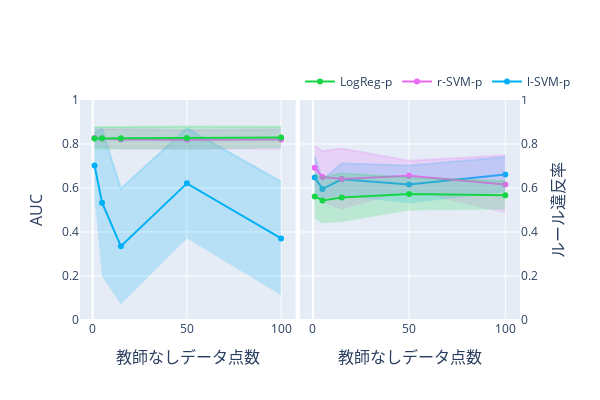

The cell this chart's notebook holds for it:
### Code cell
import plotly.graph_objects as go
from plotly.subplots import make_subplots


# グラフのデータを準備
index = ['l-SVM-p', 'r-SVM-p', 'LogReg-p']
colors_mean = ['rgba(0,176,246,1)', 'rgba(231,107,243,1)', 'rgba(21,213,69,1)']  # indexに対応する色
colors_std  = ['rgba(0,176,246,0.2)', 'rgba(231,107,243,0.2)', 'rgba(21,213,69,0.2)']  # indexに対応する色


# グラフ1: AUCのデータ
col_auc = 'auc'
tmp_mean_auc = pd.DataFrame([
    {info: df.loc['linear svm (L)', col_auc] for info, df in zip(infos, dfs_mean)},
    {info: df.loc['non-linear svm (L)', col_auc] for info, df in zip(infos, dfs_mean)},
    {info: df.loc['logistic regression (L)', col_auc] for info, df in zip(infos, dfs_mean)}
], index=index)
tmp_std_auc = pd.DataFrame([
    {info: df.loc['linear svm (L)', col_auc] for info, df in zip(infos, dfs_std)},
    {info: df.loc['non-linear svm (L)', col_auc] for info, df in zip(infos, dfs_std)},
    {info: df.loc['logistic regression (L)', col_auc] for info, df in zip(infos, dfs_std)}
], index=index)

# グラフ2: ルール違反率のデータ
col_vr = 'violation_rate'
tmp_mean_vr = pd.DataFrame([
    {info: df.loc['linear svm (L)', col_vr] for info, df in zip(infos, dfs_mean)},
    {info: df.loc['non-linear svm (L)', col_vr] for info, df in zip(infos, dfs_mean)},
    {info: df.loc['logistic regression (L)', col_vr] for info, df in zip(infos, dfs_mean)}
], index=index)
tmp_std_vr = pd.DataFrame([
    {info: df.loc['linear svm (L)', col_vr] for info, df in zip(infos, dfs_std)},
    {info: df.loc['non-linear svm (L)', col_vr] for info, df in zip(infos, dfs_std)},
    {info: df.loc['logistic regression (L)', col_vr] for info, df in zip(infos, dfs_std)}
], index=index)


# サブプロットの作成
# fig = make_subplots(rows=1, cols=2, subplot_titles=('AUC', 'ルール違反率'))
fig = make_subplots(rows=1, cols=2)

# グラフ1: AUC
for i in range(len(tmp_mean_auc)):
    fig.add_trace(
        go.Scatter(
            x=tmp_mean_auc.columns,
            y=tmp_mean_auc.iloc[i, :],
            mode='lines+markers',
            name=tmp_mean_auc.index[i],
            line=dict(color=colors_mean[i]),  # ラインの色を設定
            marker=dict(color=colors_mean[i])  # マーカーの色を設定
        ),
        row=1, col=1
    )
    fig.add_trace(
        go.Scatter(
            x=tmp_mean_auc.columns,
            y=tmp_mean_auc.iloc[i, :] + tmp_std_auc.iloc[i, :],
            mode='lines',
            line=dict(color=colors_std[i]),  # ラインの色を設定
            showlegend=False
        ),
        row=1, col=1
    )
    fig.add_trace(
        go.Scatter(
            x=tmp_mean_auc.columns,
            y=tmp_mean_auc.iloc[i, :] - tmp_std_auc.iloc[i, :],
            mode='lines',
            fill='tonexty',
            fillcolor=colors_std[i],
            line=dict(color='rgba(255,255,255,0)'),
            showlegend=False
        ),
        row=1, col=1
    )

# グラフ2: ルール違反率
for i in range(len(tmp_mean_vr)):
    fig.add_trace(
        go.Scatter(
            x=tmp_mean_vr.columns,
            y=tmp_mean_vr.iloc[i, :],
            mode='lines+markers',
            name=tmp_mean_vr.index[i],
            line=dict(color=colors_mean[i]),  # ラインの色を設定
            marker=dict(color=colors_mean[i]),  # マーカーの色を設定
            showlegend=False
        ),
        row=1, col=2
    )
    fig.add_trace(
        go.Scatter(
            x=tmp_mean_vr.columns,
            y=tmp_mean_vr.iloc[i, :] + tmp_std_vr.iloc[i, :],
            mode='lines',
            line=dict(color=colors_std[i]),  # ラインの色を設定
            showlegend=False
        ),
        row=1, col=2
    )
    fig.add_trace(
        go.Scatter(
            x=tmp_mean_vr.columns,
            y=tmp_mean_vr.iloc[i, :] - tmp_std_vr.iloc[i, :],
            mode='lines',
            fill='tonexty',
            fillcolor=colors_std[i],
            line=dict(color='rgba(255,255,255,0)'),
            showlegend=False
        ),
        row=1, col=2
    )

# x軸の設定
fig.update_xaxes(title_text='教師なしデータ点数', row=1, col=1)
fig.update_xaxes(title_text='教師なしデータ点数', row=1, col=2)

# レイアウトの設定
fig.update_layout(
    height=400,
    width=600,
    xaxis=dict(
        domain=[0, 0.49],  # 左側のsubplotの幅を調整
        title_font=dict(size=16)
    ),
    xaxis2=dict(
        domain=[0.5, 1],  # 右側のsubplotの幅を調整
        title_font=dict(size=16)
    ),
    legend=dict(
        x=0.5,
        y=1.15,
        orientation='h'  # 水平配置
    ),
    
)

# y軸の設定
fig.update_yaxes(title_text='AUC', range=[0, 1], row=1, col=1, side='left', title_font=dict(size=16))  # col=1のグラフのy軸を左側に配置
fig.update_yaxes(title_text='ルール違反率', range=[0, 1], row=1, col=2, side='right', title_font=dict(size=16))  # col=2のグラフのy軸を右側に配置

# グラフの表示
fig.show()

### Figure 1 — Plotly figure (JSON) as saved in the notebook; plotly's stock layout.template omitted (floating-point values rounded to 4 significant figures)
{"data": [{"line": {"color": "rgba(0,176,246,1)"}, "marker": {"color": "rgba(0,176,246,1)"}, "mode": "lines+markers", "name": "l-SVM-p", "type": "scatter", "x": [1, 5, 15, 50, 100], "xaxis": "x", "y": [0.7021, 0.533, 0.335, 0.6211, 0.3707], "yaxis": "y"}, {"line": {"color": "rgba(0,176,246,0.2)"}, "mode": "lines", "showlegend": false, "type": "scatter", "x": [1, 5, 15, 50, 100], "xaxis": "x", "y": [0.8511, 0.8683, 0.5979, 0.8715, 0.6286], "yaxis": "y"}, {"fill": "tonexty", "fillcolor": "rgba(0,176,246,0.2)", "line": {"color": "rgba(255,255,255,0)"}, "mode": "lines", "showlegend": false, "type": "scatter", "x": [1, 5, 15, 50, 100], "xaxis": "x", "y": [0.5532, 0.1977, 0.07212, 0.3706, 0.1128], "yaxis": "y"}, {"line": {"color": "rgba(231,107,243,1)"}, "marker": {"color": "rgba(231,107,243,1)"}, "mode": "lines+markers", "name": "r-SVM-p", "type": "scatter", "x": [1, 5, 15, 50, 100], "xaxis": "x", "y": [0.8276, 0.8244, 0.8208, 0.8189, 0.8201], "yaxis": "y"}, {"line": {"color": "rgba(231,107,243,0.2)"}, "mode": "lines", "showlegend": false, "type": "scatter", "x": [1, 5, 15, 50, 100], "xaxis": "x", "y": [0.8691, 0.8671, 0.8671, 0.8624, 0.8659], "yaxis": "y"}, {"fill": "tonexty", "fillcolor": "rgba(231,107,243,0.2)", "line": {"color": "rgba(255,255,255,0)"}, "mode": "lines", "showlegend": false, "type": "scatter", "x": [1, 5, 15, 50, 100], "xaxis": "x", "y": [0.7861, 0.7818, 0.7746, 0.7753, 0.7743], "yaxis": "y"}, {"line": {"color": "rgba(21,213,69,1)"}, "marker": {"color": "rgba(21,213,69,1)"}, "mode": "lines+markers", "name": "LogReg-p", "type": "scatter", "x": [1, 5, 15, 50, 100], "xaxis": "x", "y": [0.8249, 0.826, 0.8266, 0.8274, 0.8292], "yaxis": "y"}, {"line": {"color": "rgba(21,213,69,0.2)"}, "mode": "lines", "showlegend": false, "type": "scatter", "x": [1, 5, 15, 50, 100], "xaxis": "x", "y": [0.8763, 0.8778, 0.8774, 0.8795, 0.878], "yaxis": "y"}, {"fill": "tonexty", "fillcolor": "rgba(21,213,69,0.2)", "line": {"color": "rgba(255,255,255,0)"}, "mode": "lines", "showlegend": false, "type": "scatter", "x": [1, 5, 15, 50, 100], "xaxis": "x", "y": [0.7734, 0.7742, 0.7759, 0.7754, 0.7805], "yaxis": "y"}, {"line": {"color": "rgba(0,176,246,1)"}, "marker": {"color": "rgba(0,176,246,1)"}, "mode": "lines+markers", "name": "l-SVM-p", "showlegend": false, "type": "scatter", "x": [1, 5, 15, 50, 100], "xaxis": "x2", "y": [0.6482, 0.5954, 0.6393, 0.6156, 0.6615], "yaxis": "y2"}, {"line": {"color": "rgba(0,176,246,0.2)"}, "mode": "lines", "showlegend": false, "type": "scatter", "x": [1, 5, 15, 50, 100], "xaxis": "x2", "y": [0.7423, 0.6369, 0.7125, 0.7023, 0.7406], "yaxis": "y2"}, {"fill": "tonexty", "fillcolor": "rgba(0,176,246,0.2)", "line": {"color": "rgba(255,255,255,0)"}, "mode": "lines", "showlegend": false, "type": "scatter", "x": [1, 5, 15, 50, 100], "xaxis": "x2", "y": [0.5541, 0.5538, 0.566, 0.529, 0.5823], "yaxis": "y2"}, {"line": {"color": "rgba(231,107,243,1)"}, "marker": {"color": "rgba(231,107,243,1)"}, "mode": "lines+markers", "name": "r-SVM-p", "showlegend": false, "type": "scatter", "x": [1, 5, 15, 50, 100], "xaxis": "x2", "y": [0.6924, 0.6505, 0.6412, 0.6559, 0.6161], "yaxis": "y2"}, {"line": {"color": "rgba(231,107,243,0.2)"}, "mode": "lines", "showlegend": false, "type": "scatter", "x": [1, 5, 15, 50, 100], "xaxis": "x2", "y": [0.7907, 0.7678, 0.7795, 0.7236, 0.7484], "yaxis": "y2"}, {"fill": "tonexty", "fillcolor": "rgba(231,107,243,0.2)", "line": {"color": "rgba(255,255,255,0)"}, "mode": "lines", "showlegend": false, "type": "scatter", "x": [1, 5, 15, 50, 100], "xaxis": "x2", "y": [0.5941, 0.5332, 0.5028, 0.5881, 0.4839], "yaxis": "y2"}, {"line": {"color": "rgba(21,213,69,1)"}, "marker": {"color": "rgba(21,213,69,1)"}, "mode": "lines+markers", "name": "LogReg-p", "showlegend": false, "type": "scatter", "x": [1, 5, 15, 50, 100], "xaxis": "x2", "y": [0.5619, 0.5437, 0.5564, 0.5727, 0.5669], "yaxis": "y2"}, {"line": {"color": "rgba(21,213,69,0.2)"}, "mode": "lines", "showlegend": false, "type": "scatter", "x": [1, 5, 15, 50, 100], "xaxis": "x2", "y": [0.6635, 0.6479, 0.667, 0.6475, 0.6317], "yaxis": "y2"}, {"fill": "tonexty", "fillcolor": "rgba(21,213,69,0.2)", "line": {"color": "rgba(255,255,255,0)"}, "mode": "lines", "showlegend": false, "type": "scatter", "x": [1, 5, 15, 50, 100], "xaxis": "x2", "y": [0.4602, 0.4395, 0.4459, 0.4978, 0.502], "yaxis": "y2"}], "layout": {"height": 400, "legend": {"orientation": "h", "x": 0.5, "y": 1.15}, "width": 600, "xaxis": {"anchor": "y", "domain": [0, 0.49], "title": {"font": {"size": 16}, "text": "教師なしデータ点数"}}, "xaxis2": {"anchor": "y2", "domain": [0.5, 1], "title": {"font": {"size": 16}, "text": "教師なしデータ点数"}}, "yaxis": {"anchor": "x", "domain": [0, 1], "range": [0, 1], "side": "left", "title": {"font": {"size": 16}, "text": "AUC"}}, "yaxis2": {"anchor": "x2", "domain": [0, 1], "range": [0, 1], "side": "right", "title": {"font": {"size": 16}, "text": "ルール違反率"}}}}
